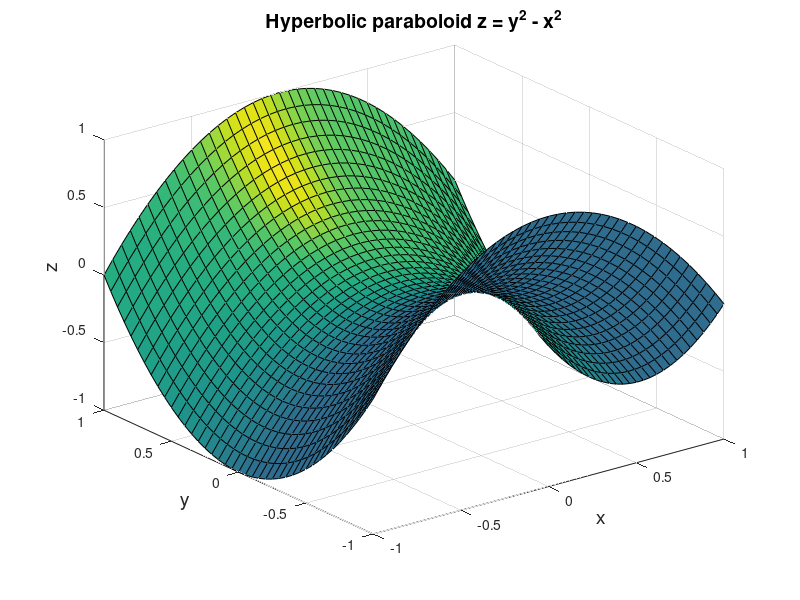

This figure's MATLAB source:
clear all;
close all;
clc;

x = -1:0.05:1;
y = x;
[xi, yi] = meshgrid(x,y);
zi = yi.^2 - xi.^2;
surfl(xi, yi, zi);
title('Hyperbolic paraboloid z = y^2 - x^2');
h = get(gca, 'Title');
set(h, 'FontSize', 14);

xlabel('x');
xl = get(gca,'xlabel');
set(xl, 'FontSize', 14);

ylabel('y');
yl = get(gca,'ylabel');
set(yl, 'FontSize', 14);

zlabel('z');
zl = get(gca,'zlabel');
set(zl, 'FontSize', 14);

savefig('Example_06_Figure_01.fig')